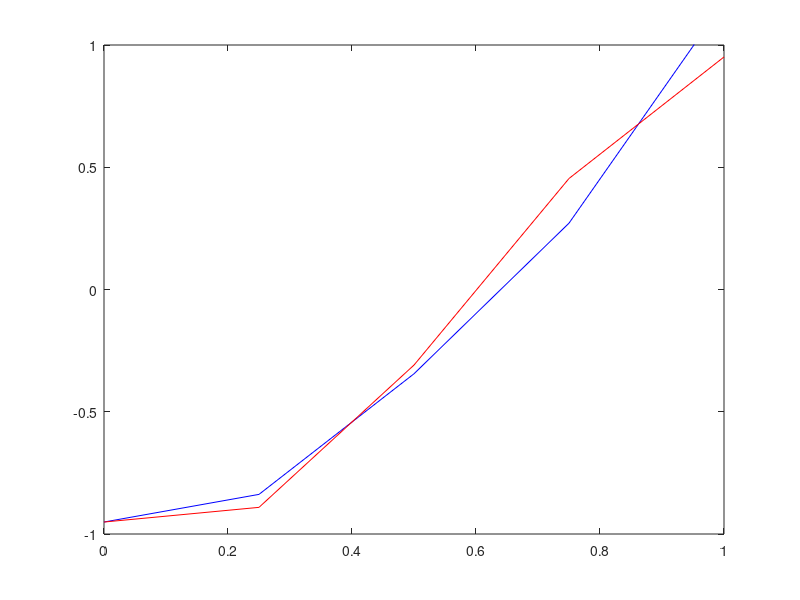

This figure's MATLAB source:
%%%%%%%%%%%%%%%%%%%%%%%%%%%%%%%%%%%%%%%%%%%%%%%%%%%%%%%%%%%%%%%%%%%%%%%%%%
% Description: This function implements the Lax Friedrich method to 
% numerically solve the scalar advection equation u_t + au_x = 0. 
% It stores all the parameters that define the desired 
% method.  Stable provided mu=abs(ak/h)<=1 
% Lax Friedrichs scheme
% u_new(j) = (u_old(j-1)+u_old(j+1))/2 - (mu/2)*(u_old(j+1)-u_old(j-1))
%
%
% parameters:
%   t0:intitial time
%   tf:final time
%   L:number of spatial grid points 
%   N: number of time grid points
%   f: function that gives inital data
%   g:function that computes ghost cell values 
%   a:wave speed, a>0 for right moving wave
%%%%%%%%%%%%%%%%%%%%%%%%%%%%%%%%%%%%%%%%%%%%%%%%%%%%%%%%%%%%%%%%%%%%%%%%%

%initialize parameters
t0 = 0;
tf = 1;
L = 4;
N = 4;

%define space mesh
dx = 1 / L;
x = 0: dx : 1;

% define time mesh
dt = (tf - t0) / N;
t = t0 : dt : tf;

%wave speed
a = .8;
%CFL number
mu = a * dt / dx;

%set inital value fucntion  
f = sin(pi * x);
%set boundary value function 
g = sin(-pi * a * t);

%preallocate u, set initial u value to f, boundary value to g
u = zeros(N+1,L+1);
uexact = zeros(N+1,L+1);
u(1,:) = f;
u(:,1) = g;
uexact(1,:)=u(1,:)

%loop through time
for n=1:N
    %loop through space
    for j=2:L
        u(n + 1 , j) = (u(n , j - 1) + u(n , j + 1)) / 2 ...
            - (mu / 2) * (u(n , j + 1) - u(n , j - 1));
     end
    
    %ghost cell values, outflow boundary 
    u(n+1 , j + 1) = 2 * u(n , L) - u(n , L - 1);
   
    X = x - a * t(n + 1);
    uexact(n + 1 , :) = sin(pi * X);
    %calculate the abs error and infinity norm of the error
    abserr = abs(uexact-u); 
    
    
end


clf
for i=1:L
    plot(x , u( i , :) , 'b' , x , uexact(i , :) , 'r')
	axis([0 1 -1 1])
    pause(.05)
    drawnow
end

%calculate L1 error norm in space
row_err=dx*trapz(abserr,2);
%calculate L1 error norm in time 
err=dt*trapz(row_err);
disp(err)